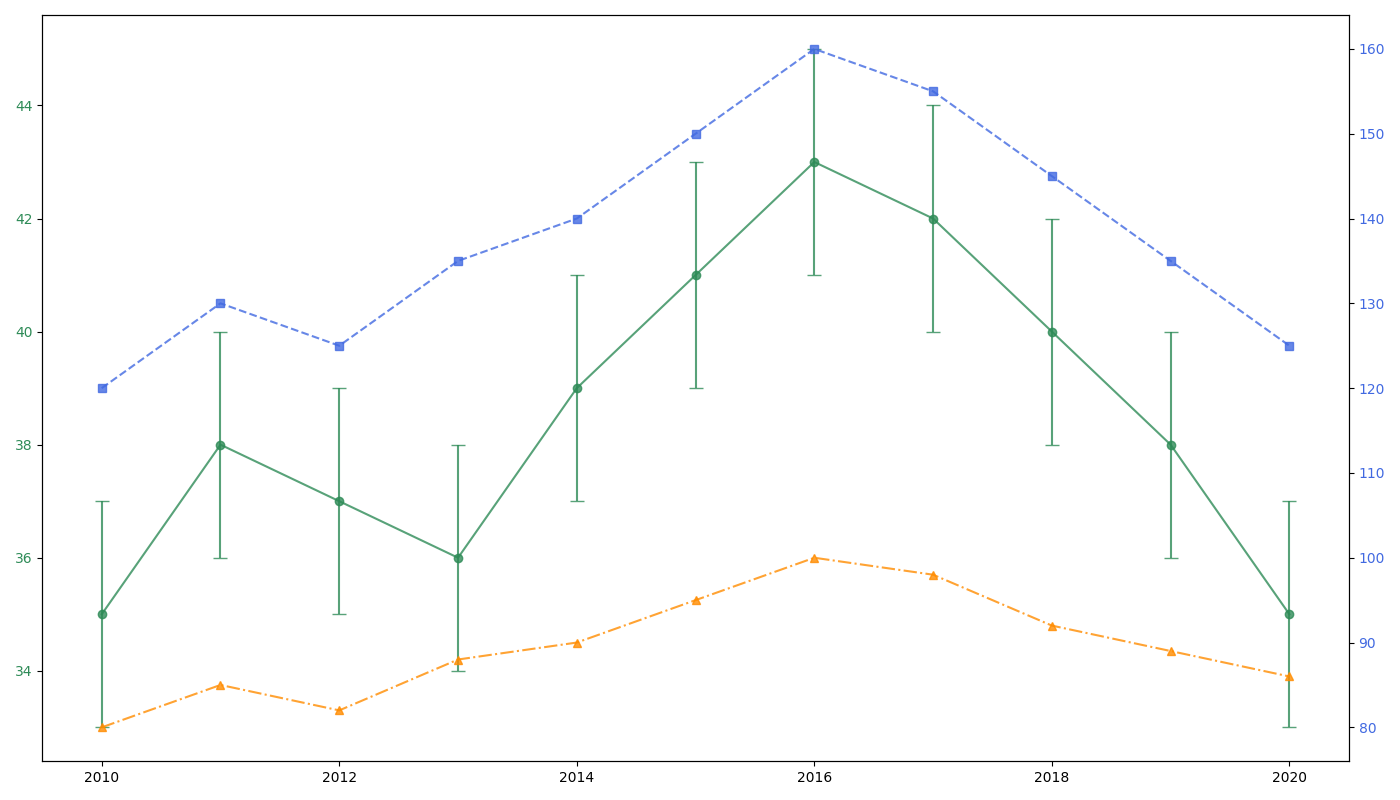

The Python source for this figure:
import matplotlib.pyplot as plt
import numpy as np

years = np.arange(2010, 2021)
pm25_concentration = np.array([35, 38, 37, 36, 39, 41, 43, 42, 40, 38, 35])
asthma_cases = np.array([120, 130, 125, 135, 140, 150, 160, 155, 145, 135, 125])
respiratory_visits = np.array([80, 85, 82, 88, 90, 95, 100, 98, 92, 89, 86])
errors_pm25 = np.array([2 for _ in range(len(years))])

fig, ax1 = plt.subplots(figsize=(14, 8))

ax1.errorbar(years, pm25_concentration, yerr=errors_pm25, fmt='-o', capsize=5, color='seagreen', alpha=0.8)
ax1.tick_params(axis='y', labelcolor='seagreen')

ax2 = ax1.twinx()
ax2.plot(years, asthma_cases, linestyle='--', marker='s', color='royalblue', alpha=0.8)
ax2.tick_params(axis='y', labelcolor='royalblue')

ax2.plot(years, respiratory_visits, linestyle='-.', marker='^', color='darkorange', alpha=0.8)

plt.tight_layout()
plt.show()
